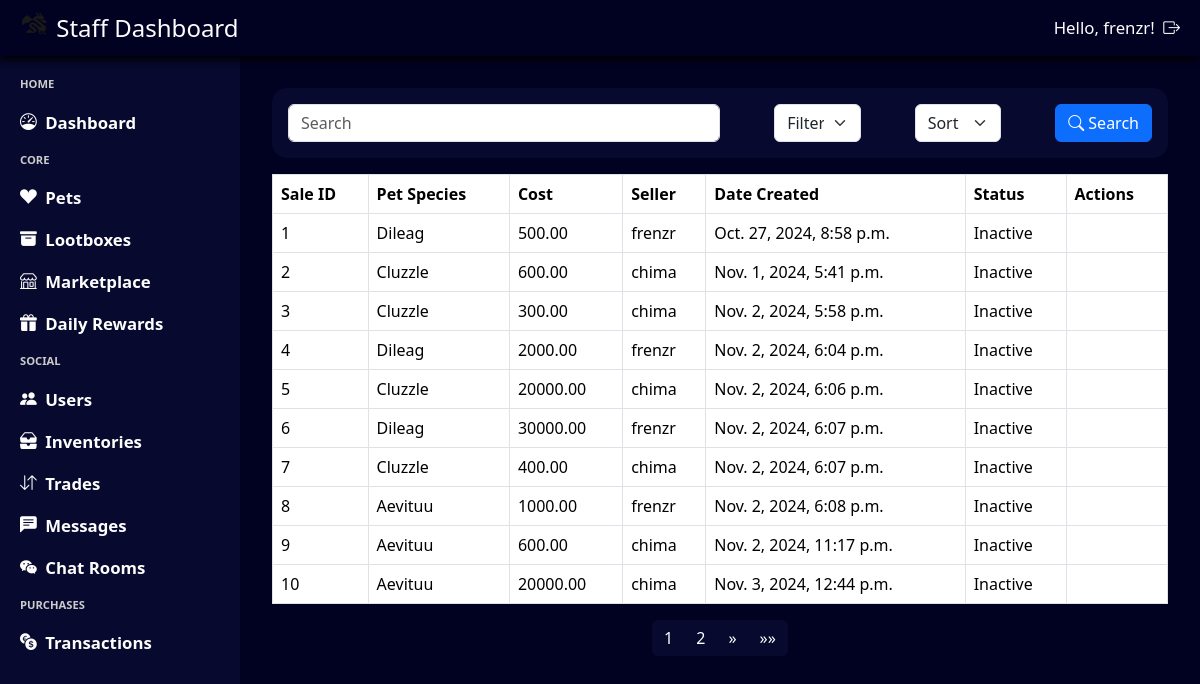
/staff/marketplace/ (signed in), run on the app's committed database.
### marketplace/models.py (models this page shows, shortened)
class Sale(models.Model):
    inventory = models.ForeignKey(Inventory, on_delete=models.CASCADE)
    cost = models.DecimalField(max_digits=10, decimal_places=2)
    date_created = models.DateTimeField(default=timezone.now)
    is_active = models.BooleanField(default=True)

### inventory/models.py (models this page shows, shortened)
class Inventory(models.Model):
    class BusyValue(models.IntegerChoices):
        NOT_BUSY = 0, 'Not Busy'
        BUSY = 1, 'Busy'
        ON_MARKET = 2, 'On Market'
    pet_id = models.ForeignKey(Pet, on_delete=models.CASCADE, default=None, null=True, blank=True)
    owner_id = models.ForeignKey(User, on_delete=models.CASCADE)
    is_busy = models.IntegerField(choices=BusyValue.choices, default=BusyValue.NOT_BUSY)
    date_acquired = models.DateTimeField(default=timezone.now)

class Pet(models.Model):
    class Rarity(models.IntegerChoices):
        COMMON = 0, 'Common'
        UNCOMMON = 1, 'Uncommon'
        RARE = 2, 'Rare'
        MYTHICAL = 3, 'Mythical'
        LEGENDARY = 4, 'Legendary'
    pet_rate = models.FloatField(null=True, blank=True)
    pet_species = models.CharField(max_length=50)
    rarity = models.IntegerField(choices=Rarity.choices)
    pet_image = models.ImageField(upload_to='pets/', null=True, blank=True)

### admin_system/views.py (the view, shortened to what this page needs)
# urls.py: path('marketplace/', views.query_marketplace, name='staff_marketplace'),
@login_required
@user_passes_test(login_url='admin_login', test_func=is_staff)
def query_marketplace(request):
    query = request.GET.get('search', '')
    filter_by = request.GET.get('filter', 'id')
    sort_by = request.GET.get('sort', 'ascending')
    sales = Sale.objects.all()
    if sort_by == 'ascending':
        if filter_by == 'seller':
            sales = sales.order_by('inventory__owner_id__username')
        else:
            sales = sales.order_by(filter_by)
    elif sort_by == 'descending':
        if filter_by == 'seller':
            sales = sales.order_by('-inventory__owner_id__username')
        else:
            sales = sales.order_by(f'-{filter_by}')
    paginator = Paginator(sales, 10)  # Show 10 sales per page
    page_number = request.GET.get('page')
    page_obj = paginator.get_page(page_number)
    return render(request, 'staff_marketplace.html', {'page_obj': page_obj})

### admin_system/views.py (called while the page is built)
def is_staff(user):
    return user.is_staff

### base_template/context_processor.py (called while the page is built)
def profile_context(request):
    if request.user.is_authenticated:
        try:
            profile = Profile.objects.get(user = request.user)
            return {'navbar_profile': profile}
        except Profile.DoesNotExist:
            return {'navbar_profile': None}
    return {'navbar_profile': None}

### notification/context_processor.py (called while the page is built)
def notification_context(request):
    if request.user.is_authenticated:
        notifications = Notification.objects.filter(user=request.user, notif_status=Notification.Status.unread).count()
        return {'notifications': notifications}
    return {'notifications': 0}

### admin_system/templates/staff_marketplace.html (shortened to what this page needs)
{% extends "staff_template.html" %}
{% load static %}
{% block css %}
    <link rel="stylesheet" href="{% static 'staff_marketplace.css' %}"/>
{% endblock %}
{% block content %}
<div class="staff-marketplace-container">
    <form class="staff-marketplace-header" method="get" action="{% url 'staff_marketplace' %}">
        <div id="search-container">
            <input type="text" name="search" class="form-control staff-marketplace-header-search" placeholder="Search" aria-label="Search" aria-describedby="basic-addon1">
        </div>
        <select name="filter" class="form-select staff-marketplace-header-filter" aria-label="Filter">
            <option value="id" selected>Filter by: Sale ID</option>
        </select>
        <select name="sort" class="form-select staff-marketplace-header-sort" aria-label="Sort">
            <option value="" selected disabled>Sort by:</option>
        </select>
        <button class="btn btn-primary staff-marketplace-header-button" id="staff-marketplace-header-button-search">
            <i class="bi bi-search"></i>
            Search
        </button>
    </form>
    <table class="table table-bordered">
        <thead>
            <tr>
                <th>Sale ID</th>
                <th>Pet Species</th>
                <th>Cost</th>
                <th>Seller</th>
                <th>Date Created</th>
                <th>Status</th>
                <th>Actions</th>
            </tr>
        </thead>
        <tbody>
            {% for sale in page_obj %}
            <tr>
                <td>{{ sale.id }}</td>
                <td>{{ sale.inventory.pet_id.pet_species }}</td>
                <td>{{ sale.cost }}</td>
                <td>{{ sale.inventory.owner_id }}</td>
                <td>{{ sale.date_created }}</td>
                <td>{{ sale.is_active|yesno:"Active,Inactive" }}</td>
                <td>
                </td>
            </tr>
            {% endfor %}
        </tbody>
    </table>
    <nav aria-label="Page navigation">
        <ul class="pagination">
            {% for num in page_obj.paginator.page_range %}
                {% if page_obj.number == num %}
                    <li class="page-item active"><a class="page-link" href="#">{{ num }}</a></li>
                {% elif num > page_obj.number|add:'-3' and num < page_obj.number|add:'3' %}
                    <li class="page-item"><a class="page-link" href="?page={{ num }}">{{ num }}</a></li>
                {% endif %}
            {% endfor %}
            {% if page_obj.has_next %}
            <li class="page-item">
                <a class="page-link" href="?page={{ page_obj.next_page_number }}" aria-label="Next">
                    <span aria-hidden="true">&raquo;</span>
                </a>
            </li>
            <li class="page-item">
                <a class="page-link" href="?page={{ page_obj.paginator.num_pages }}" aria-label="Last">
                    <span aria-hidden="true">&raquo;&raquo;</span>
                </a>
            </li>
            {% endif %}
        </ul>
    </nav>
</div>
{% endblock %}

### admin_system/templates/staff_template.html (shortened to what this page needs)
{% load static %}
<html>
    <head>
        <link rel="stylesheet" type="text/css" href="{% static 'staff_template.css' %}">
        <link rel="stylesheet" href="https://cdn.jsdelivr.net/npm/bootstrap@5.3.3/dist/css/bootstrap.min.css">
        <link rel="stylesheet" href="https://cdn.jsdelivr.net/npm/bootstrap-icons@1.11.3/font/bootstrap-icons.min.css">
        {% block css %}{% endblock %}
    </head>
    <body>
        <div class = "staff-template-container">
            <div class = "staff-template-navbar">
                <div class = "staff-template-navbar-title">
                    <img src="{% static 'logo.png' %}" alt="Logo" width="30" height="24" class="d-inline-block align-text-top">
                    Staff Dashboard
                </div>
                <div class = "staff-template-navbar-auth">
                    Hello, {{ user.username }}!
                    <a class = "staff-template-navbar-auth-item" href="{% url "staff_logout" %}">
                        <i class="bi bi-box-arrow-right"></i>
                    </a>
                </div>
            </div>
            <div class = "staff-template-left">
                HOME
                <a class = "staff-template-left-item" href="{% url 'staff_dashboard' %}">
                    <i class="bi bi-speedometer"></i>Dashboard
                </a>
                CORE
                <a class = "staff-template-left-item" href="{% url 'staff_pets' %}">
                    <i class="bi bi-suit-heart-fill"></i>Pets
                </a>
                <a class = "staff-template-left-item"  href="{% url 'staff_lootboxes' %}">
                    <i class="bi bi-archive-fill"></i>Lootboxes
                </a>
                <a class = "staff-template-left-item"  href="{% url 'staff_marketplace' %}">
                    <i class="bi bi-shop"></i>Marketplace
                </a>
                <a class = "staff-template-left-item"  href="{% url 'query_staff_rewards' %}">
                    <i class="bi bi-gift-fill"></i>Daily Rewards
                </a>
                SOCIAL
                <a class = "staff-template-left-item" href="{% url 'staff_users' %}">
                    <i class="bi bi-people-fill"></i>Users
                </a>
                <a class = "staff-template-left-item" href="{% url 'query_inventory' %}">
                    <i class="bi bi-inboxes-fill"></i>Inventories
                </a>
                <a class = "staff-template-left-item" href="{% url 'query_trades' %}">
                    <i class="bi bi-arrow-down-up"></i>Trades
                </a>
                <a class = "staff-template-left-item" href="{% url 'query_chats' %}">
                    <i class="bi bi-chat-left-text-fill"></i>Messages
                </a>
                <a class = "staff-template-left-item" href="{% url 'query_chat_rooms' %}">
                    <i class="bi bi-wechat"></i>Chat Rooms
                </a>
                PURCHASES
                <a class = "staff-template-left-item" href="{% url 'staff_transactions' %}">
                    <i class="bi bi-currency-exchange"></i>Transactions
                </a>
            </div>
            <div class = "staff-template-content">
                {% block content %}
                {% endblock %}
            </div>
        </div>
    </body>
</html>

### base_template/static/staff_template.css (style rules this page uses)
* { box-sizing: border-box; color: #fdfdfd; }
html, body { height: 100%; margin: 0; overflow: hidden; }
.staff-template-container { background-color: #010222; height: 100dvh; width: 100dvw; display: grid; grid-template-columns: 0.25fr 1fr; grid-template-rows: 56px 1fr; grid-template-areas: "navbar navbar" "sidebar main-content"; }
.staff-template-navbar { grid-area: navbar; background-color: #010222; display: flex; align-items: center; justify-content: space-between; padding: 0 20px; font-size: 1.5em; font-weight: 500; gap: 0.5em; filter: drop-shadow(-1px 4px 4px #000000); }
.staff-template-navbar-auth { display: flex; gap: 0.5em; align-items: center; font-size: 0.7em; font-weight: medium; }
.staff-template-left { grid-area: sidebar; background-color: #07092E; display: flex; flex-direction: column; align-items: left; padding: 20px; gap: 1.5em; color: #CCCCCC; font-size: 0.7em; font-weight: 600; }
.staff-template-left-item { display: flex; gap: 0.5em; align-items: center; font-size: 1.5em; }
a { color: #fdfdfd !important; text-decoration: none !important; }
select option { color: #1a1a1a !important; }
.pagination > .page-item > .page-link { background-color: #07092E; color: #fdfdfd; border: none; }

### base_template/static/staff_marketplace.css (style rules this page uses)
.staff-marketplace-container { width: 100%; height: 100%; display: flex; flex-direction: column; align-items: center; padding: 2em; overflow-y: auto; }
.staff-marketplace-header { display: flex; justify-content: space-between; align-items: center; width: 100%; padding: 1em; background-color: #07092E; border-radius: 15px; }
#search-container { width: 50%; }
.staff-marketplace-header-filter { width: 10%; }
.staff-marketplace-header-sort { width:10%; }
li { color: #1a1a1a; }
li::marker { color: #1a1a1a; }

### data on the page
Sale: id "1", inventory.pet_id.pet_species "Dileag", cost "500.00", inventory.owner_id "frenzr", date_created "Oct. 27, 2024, 8:58 p.m.", is_active "Inactive"
Sale: id "2", inventory.pet_id.pet_species "Cluzzle", cost "600.00", inventory.owner_id "chima", date_created "Nov. 1, 2024, 5:41 p.m.", is_active "Inactive"
Sale: id "3", inventory.pet_id.pet_species "Cluzzle", cost "300.00", inventory.owner_id "chima", date_created "Nov. 2, 2024, 5:58 p.m.", is_active "Inactive"
Sale: id "4", inventory.pet_id.pet_species "Dileag", cost "2000.00", inventory.owner_id "frenzr", date_created "Nov. 2, 2024, 6:04 p.m.", is_active "Inactive"
Sale: id "5", inventory.pet_id.pet_species "Cluzzle", cost "20000.00", inventory.owner_id "chima", date_created "Nov. 2, 2024, 6:06 p.m.", is_active "Inactive"
Sale: id "6", inventory.pet_id.pet_species "Dileag", cost "30000.00", inventory.owner_id "frenzr", date_created "Nov. 2, 2024, 6:07 p.m.", is_active "Inactive"
Sale: id "7", inventory.pet_id.pet_species "Cluzzle", cost "400.00", inventory.owner_id "chima", date_created "Nov. 2, 2024, 6:07 p.m.", is_active "Inactive"
Sale: id "8", inventory.pet_id.pet_species "Aevituu", cost "1000.00", inventory.owner_id "frenzr", date_created "Nov. 2, 2024, 6:08 p.m.", is_active "Inactive"
Sale: id "9", inventory.pet_id.pet_species "Aevituu", cost "600.00", inventory.owner_id "chima", date_created "Nov. 2, 2024, 11:17 p.m.", is_active "Inactive"
Sale: id "10", inventory.pet_id.pet_species "Aevituu", cost "20000.00", inventory.owner_id "chima", date_created "Nov. 3, 2024, 12:44 p.m.", is_active "Inactive"

### other printed values
{{ user.username }} "frenzr"
{{ num }} "1"
{{ num }} "2"
